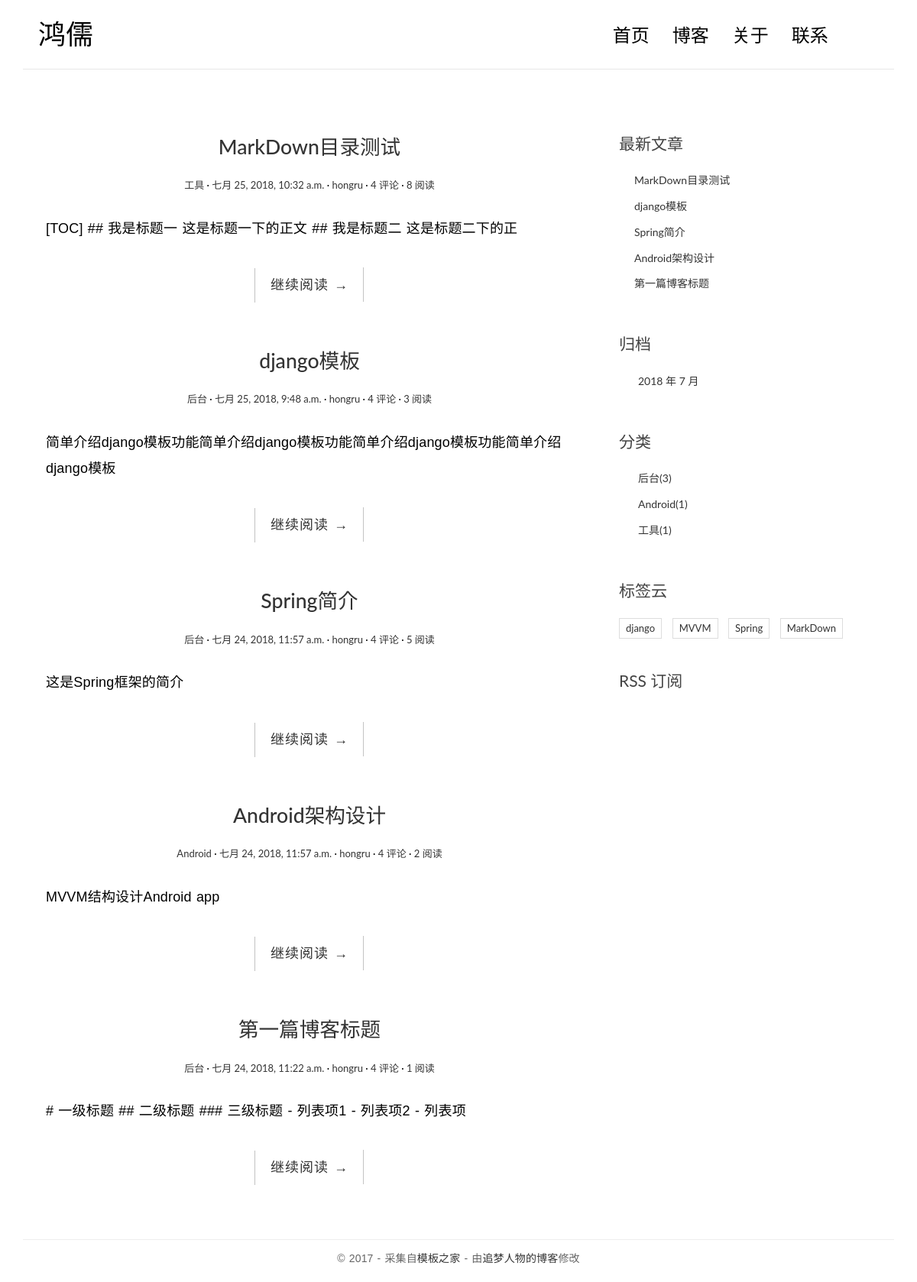
Screenshot of /blog/ with the database file from the repository.
### blog/models.py (models this page shows, shortened)
@python_2_unicode_compatible
class Post(models.Model):
    title = models.CharField(max_length=70)
    body = models.TextField()
    created_time = models.DateTimeField()
    modified_time = models.DateTimeField()
    excerpt = models.CharField(max_length=200, blank=True)
    category = models.ForeignKey(Category, on_delete=models.CASCADE)
    tags = models.ManyToManyField(Tag, blank=True)
    author = models.ForeignKey(User, on_delete=models.CASCADE)
    views = models.PositiveIntegerField(default=0)
    class Meta:
        ordering = ['-created_time']
    def get_absolute_url(self):
        return reverse('blog:detail', kwargs={'pk': self.pk})

@python_2_unicode_compatible
class Category(models.Model):
    name = models.CharField(max_length=100)

@python_2_unicode_compatible
class Tag(models.Model):
    name = models.CharField(max_length=100)

### blog/views.py (the view, shortened to what this page needs)
class IndexView(ListView):
    model = Post
    template_name = 'blog/index.html'
    context_object_name = 'post_list'
    paginate_by = 10
    def get_context_data(self, **kwargs):
        context = super(IndexView, self).get_context_data(**kwargs)
        paginator = context.get('paginator')
        page = context.get('page_obj')
        is_paginated = context.get('is_paginated')
        pagination_data = self.pagination_data(paginator, page, is_paginated)
        context.update(pagination_data)
        return context
    def pagination_data(self, paginator, page, is_paginated):
        if not is_paginated:
            return {}

### blog/templatetags/blog_tags.py (called while the page is built)
@register.simple_tag
def get_recent_posts(num=5):
    return Post.objects.all().order_by('-created_time')[:num]

@register.simple_tag
def archives():
    return Post.objects.dates('created_time', 'month', order='DESC')

@register.simple_tag
def get_categories():
    return Category.objects.annotate(num_posts=Count('post')).filter(num_posts__gt=0)

@register.simple_tag
def get_tags():
    return Tag.objects.annotate(num_posts=Count('post')).filter(num_posts__gt=0)

### templates/blog/index.html (shortened to what this page needs)
{% extends 'base.html' %}
{% block main %}
    {% for post in post_list %}
        <article class="post post-{{ post.pk }}">
            <header class="entry-header">
                <h1 class="entry-title">
                    <a href="{{ post.get_absolute_url }}">{{ post.title }}</a>
                </h1>
                <div class="entry-meta">
                    <span class="post-category"><a href="#">{{ post.category.name }}</a></span>
                    <span class="post-date"><a href="#"><time class="entry-date"
                                                              datetime="{{ post.created_time }}">{{ post.created_time }}</time></a></span>
                    <span class="post-author"><a href="#">{{ post.author }}</a></span>
                    <span class="comments-link"><a href="#">4 评论</a></span>
                    <span class="views-count"><a href="{{ post.get_absolute_url }}">{{ post.views }} 阅读</a></span>
                </div>
            </header>
            <div class="entry-content clearfix">
                <p>{{ post.body|truncatechars:54 }}</p>
                <div class="read-more cl-effect-14">
                    <a href="{{ post.get_absolute_url }}" class="more-link">继续阅读 <span
                            class="meta-nav">→</span></a>
                </div>
            </div>
        </article>
    {% empty %}
        <div class="no-post">暂时还没有发布的文章!</div>
    {% endfor %}
{% endblock main %}

### templates/base.html (shortened to what this page needs)
{% load static %}
{% load blog_tags %}
<!DOCTYPE html>
<html>
<head>
    <link rel="stylesheet" href="{% static 'blog/css/bootstrap.min.css' %}">
    <link rel="stylesheet" href="http://code.ionicframework.com/ionicons/2.0.1/css/ionicons.min.css">
    <link rel="stylesheet" href="{% static 'blog/css/pace.css' %}">
    <link rel="stylesheet" href="{% static 'blog/css/custom.css' %}">
    <link rel="stylesheet" href="{% static 'blog/css/highlights/friendly.css' %}">
</head>
<body>
<div class="container">
    <header id="site-header">
        <div class="row">
            <div class="col-md-4 col-sm-5 col-xs-8">
                <div class="logo">
                    <h1><a href="{% url 'blog:index' %}"><b>鸿儒</b></a></h1>
                </div>
            </div>
            <div class="col-md-8 col-sm-7 col-xs-4">
                <nav class="main-nav" role="navigation">
                    <div class="collapse navbar-collapse" id="bs-example-navbar-collapse-1">
                        <ul class="nav navbar-nav navbar-right">
                            <li class="cl-effect-11"><a href="index.html" data-hover="首页">首页</a></li>
                            <li class="cl-effect-11"><a href="full-width.html" data-hover="博客">博客</a></li>
                            <li class="cl-effect-11"><a href="about.html" data-hover="关于">关于</a></li>
                            <li class="cl-effect-11"><a href="contact.html" data-hover="联系">联系</a></li>
                        </ul>
                    </div>
                </nav>
            </div>
        </div>
    </header>
</div>
<div class="content-body">
    <div class="container">
        <div class="row">
            <main class="col-md-8">
                {% block main %}
                {% endblock main %}
            </main>
            <aside class="col-md-4">
                <div class="widget widget-recent-posts">
                    <h3 class="widget-title">最新文章</h3>
                    {% get_recent_posts as recent_post_list %}
                    <ul>
                        {% for post in recent_post_list %}
                            <li>
                                <a href="{{ post.get_absolute_url }}">{{ post.title }}</a>
                            </li>
                        {% endfor %}
                    </ul>
                </div>
                <div class="widget widget-archives">
                    <h3 class="widget-title">归档</h3>
                    {% archives as date_list %}
                    <ul>
                        {% for date in date_list %}
                            <li>
                                <a href="{% url 'blog:archives' date.year date.month %}">{{ date.year }}
                                    年 {{ date.month }} 月</a>
                            </li>
                        {% empty %}
                            暂无归档
                        {% endfor %}
                    </ul>
                </div>
                <div class="widget widget-category">
                    <h3 class="widget-title">分类</h3>
                    {% get_categories as category_list %}
                    <ul>
                        {% for category in category_list %}
                            <li>
                                <a href="{% url 'blog:category' category.pk %}">{{ category.name }}<span
                                        class="post-count">({{ category.num_posts }})</span> </a>
                            </li>
                        {% empty %}
                            暂无分类
                        {% endfor %}
                    </ul>
                </div>
                <div class="widget widget-tag-cloud">
                    <h3 class="widget-title">标签云</h3>
                    {% get_tags as tag_list %}
                    <ul>
                        {% for tag in tag_list %}
                            <li>
                                <a href="{% url 'blog:tag' tag.pk %}">{{ tag.name }}</a>
                            </li>
                        {% empty %}
                            暂无标签
                        {% endfor %}
                    </ul>
                </div>
                <div class="rss">
                    <a href="{% url 'blog:rss' %}"> RSS 订阅</a>
                </div>
            </aside>
        </div>
    </div>
</div>
<footer id="site-footer">
    <div class="container">
        <div class="row">
            <div class="col-md-12">
                <p class="copyright">&copy 2017 - 采集自<a href="http://www.cssmoban.com/"
                                                        target="_blank" title="模板之家">模板之家</a>
                    - 由<a href="http://zmrenwu.com/" title="网页模板" target="_blank">追梦人物的博客</a>修改
                </p>
            </div>
        </div>
    </div>
</footer>
</body>
</html>

### blog/static/blog/css/custom.css (style rules this page uses)
* { outline: none; }
h1, h2, h3, h4, h5, h6 { margin-top: 0; }
b { font-weight: 400; }
a { color: #333; }
body { color: #444; font-family: 'Lato', sans-serif; }
p { font-family: 'Ubuntu', sans-serif; font-weight: 400; word-spacing: 1px; letter-spacing: 0.01em; }
#site-header { background-color: #FFF; padding: 25px 20px; margin-bottom: 40px; border-bottom: 1px solid #e7e7e7; }
.logo h1 a { color: #000; }
.logo h1 { margin: 0; font-family: 'Lato', sans-serif; font-weight: 300; }
.main-nav { margin-top: 11px; max-width: 95%; }
.main-nav a { color: #000000 !important; padding: 0 0 5px 0 !important; margin-right: 30px; font-family: 'Lato', sans-serif; font-weight: 300; font-size: 24px; }
.cl-effect-11 a { padding: 10px 0; color: #0972b4; text-shadow: none; }
.cl-effect-11 a::before { position: absolute; top: 0; left: 0; overflow: hidden; padding: 0 0 5px 0 !important; max-width: 0; border-bottom: 1px solid #000; color: #000; content: attr(data-hover); white-space: nowrap; -webkit-transition: max-width 0.5s; -moz-transition: max-width 0.5s; transition: max-width 0.5s; }
.content-body { padding-bottom: 4em; }
.post { background: #fff; padding: 30px 30px 0; }
.entry-title { text-align: center; font-size: 1.9em; margin-bottom: 20px; line-height: 1.6; padding: 10px 20px 0; }
.entry-meta { text-align: center; color: #DDDDDD; font-size: 13px; margin-bottom: 30px; }
.entry-content { font-size: 18px; line-height: 1.9; font-weight: 300; color: #000; }
.post-category::after, .post-date::after, .post-author::after, .comments-link::after { content: ' ·'; color: #000; }
.read-more { font-family: 'Ubuntu', sans-serif; font-weight: 400; word-spacing: 1px; letter-spacing: 0.01em; text-align: center; margin-top: 20px; }
.cl-effect-14 a { padding: 0 20px; height: 45px; line-height: 45px; position: relative; display: inline-block; margin: 15px 25px; letter-spacing: 1px; font-weight: 400; text-shadow: 0 0 1px rgba(255, 255, 255, 0.3); }
.cl-effect-14 a::before, .cl-effect-14 a::after { position: absolute; width: 45px; height: 1px; background: #C3C3C3; content: ''; -webkit-transition: all 0.3s; -moz-transition: all 0.3s; transition: all 0.3s; pointer-events: none; }
.cl-effect-14 a::before { top: 0; left: 0; -webkit-transform: rotate(90deg); -moz-transform: rotate(90deg); transform: rotate(90deg); -webkit-transform-origin: 0 0; -moz-transform-origin: 0 0; transform-origin: 0 0; }
.cl-effect-14 a::after { right: 0; bottom: 0; -webkit-transform: rotate(90deg); -moz-transform: rotate(90deg); transform: rotate(90deg); -webkit-transform-origin: 100% 0; -moz-transform-origin: 100% 0; transform-origin: 100% 0; }
.widget { background: #fff; padding: 30px 0 0; }
.widget-title { font-size: 1.5em; margin-bottom: 20px; line-height: 1.6; padding: 10px 0 0; font-weight: 400; }
.widget-recent-posts ul { padding: 0; margin: 0; padding-left: 20px; }
.widget-recent-posts ul li { list-style-type: none; position: relative; line-height: 170%; margin-bottom: 10px; }
.widget-recent-posts ul li::before { content: '\f3d3'; font-family: "Ionicons"; position: absolute; left: -17px; top: 3px; font-size: 16px; color: #000; }
.widget-archives ul { padding: 0; margin: 0; padding-left: 25px; }
.widget-archives ul li { list-style-type: none; position: relative; line-height: 170%; margin-bottom: 10px; }
.widget-archives ul li::before { content: '\f3f3'; font-family: "Ionicons"; position: absolute; left: -25px; top: 1px; font-size: 16px; color: #000; }
.widget-category ul { padding: 0; margin: 0; padding-left: 25px; }
.widget-category ul li { list-style-type: none; position: relative; line-height: 170%; margin-bottom: 10px; }
.widget-category ul li::before { content: '\f3fe'; font-family: "Ionicons"; position: absolute; left: -25px; top: 1px; font-size: 18px; color: #000; }
.widget-tag-cloud ul { padding: 0; margin: 0; margin-right: -10px; }
.widget-tag-cloud ul li { list-style-type: none; font-size: 13px; display: inline-block; margin-right: 10px; margin-bottom: 10px; padding: 3px 8px; border: 1px solid #ddd; }
.rss { font-size: 21px; margin-top: 30px; }
.rss a { color: #444; }
#site-footer { padding-top: 10px; padding: 0 0 1.5em 0; }
.copyright { text-align: center; padding-top: 1em; margin: 0; border-top: 1px solid #eee; color: #666; }

### rows the page displays
Post: title "MarkDown目录测试", category.name "工具", created_time "七月 25, 2018, 10:32 a.m.", author "hongru", views "8", body "[TOC] ## 我是标题一 这是标题一下的正文 ## 我是标题二 这是标题二下的正"
Post: title "django模板", category.name "后台", created_time "七月 25, 2018, 9:48 a.m.", author "hongru", views "3", body "简单介绍django模板功能简单介绍django模板功能简单介绍django模板功能简单介绍django模板"
Post: title "Spring简介", category.name "后台", created_time "七月 24, 2018, 11:57 a.m.", author "hongru", views "5", body "这是Spring框架的简介"
Post: title "Android架构设计", category.name "Android", created_time "七月 24, 2018, 11:57 a.m.", author "hongru", views "2", body "MVVM结构设计Android app"
Post: title "第一篇博客标题", category.name "后台", created_time "七月 24, 2018, 11:22 a.m.", author "hongru", views "1", body "# 一级标题 ## 二级标题 ### 三级标题 - 列表项1 - 列表项2 - 列表项"
Category: name "后台", num_posts "3"
Category: name "Android", num_posts "1"
Category: name "工具", num_posts "1"
Tag: name "django"
Tag: name "MVVM"
Tag: name "Spring"
Tag: name "MarkDown"

### other values shown
{{ date.year }} "2018"
{{ date.month }} "7"
